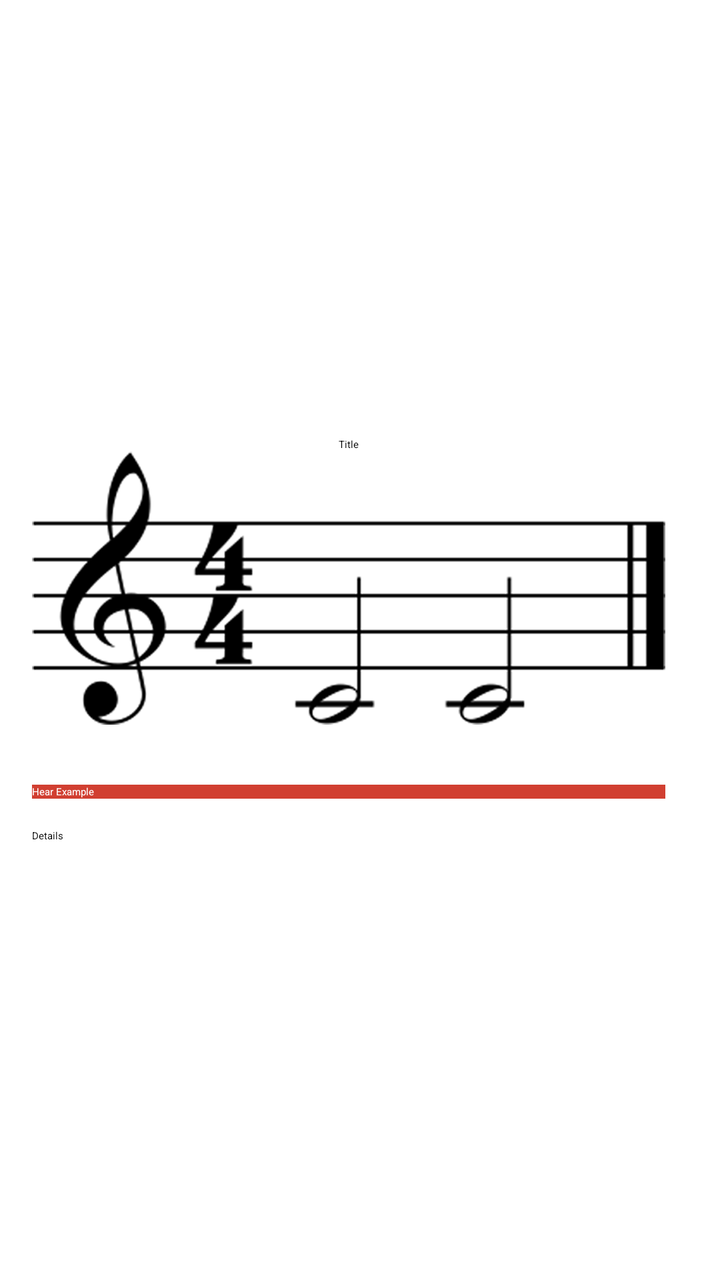
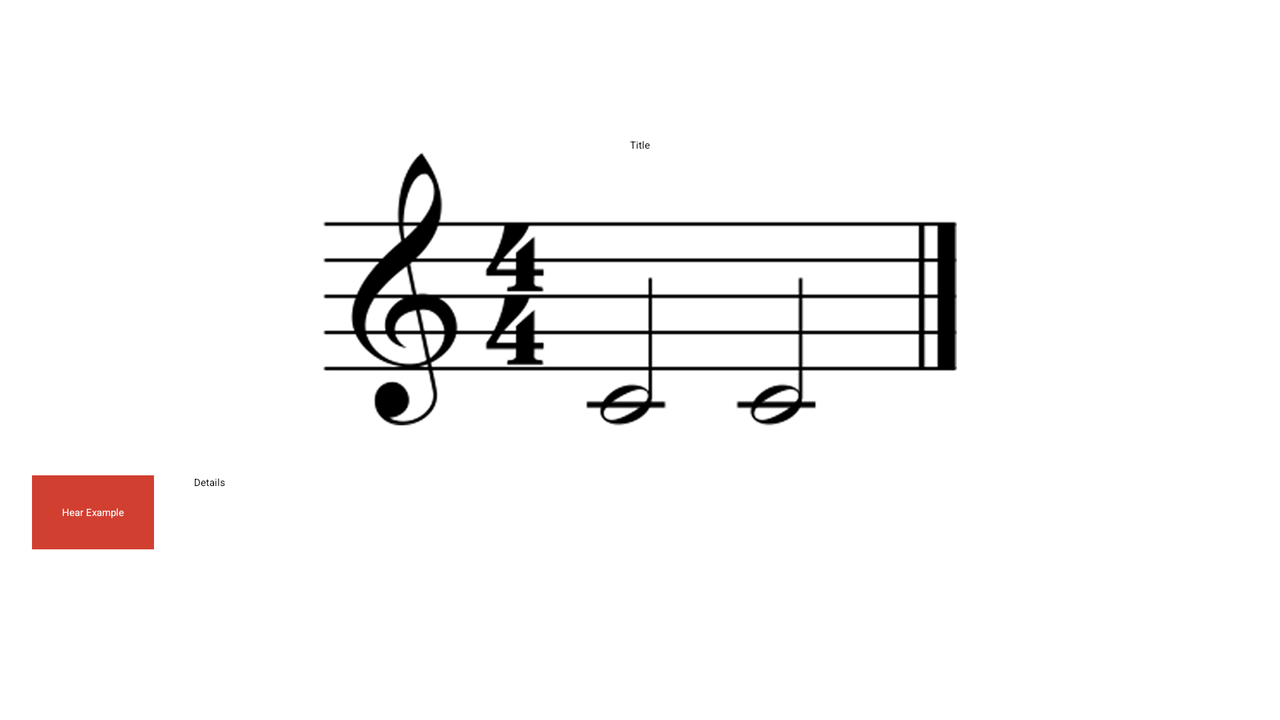

One screen, two layout resources from the same app: the default and the repository's alternative for another configuration. Each is rendered where Android would select it; the XML of both is given below.
<!-- AndroidManifest.xml: application theme AppTheme -->
<!-- res/layout/fragment_flashcard_detail.xml -->
<?xml version="1.0" encoding="utf-8"?>
<FrameLayout xmlns:android="http://schemas.android.com/apk/res/android"
    xmlns:tools="http://schemas.android.com/tools"
    android:layout_width="wrap_content"
    android:layout_height="match_parent"
    android:background="#ffffff"
    tools:context="com.intervaltrainer.FlashcardDetailFragment" >

    <LinearLayout
        android:layout_width="match_parent"
        android:layout_height="wrap_content"
        android:layout_gravity="center_vertical"
        android:layout_marginLeft="16dp"
        android:layout_marginRight="16dp"
        android:orientation="vertical" >

        <TextView
            android:id="@+id/flashcard_title_label"
            style="?android:textAppearanceLarge"
            android:layout_width="wrap_content"
            android:layout_height="wrap_content"
            android:layout_gravity="center_horizontal"
            android:background="#ffffff"
            android:text="@string/flashcard_title_label"
            android:textColor="#000000" />

        <ImageView
            android:id="@+id/flashcard_image"
            android:layout_width="wrap_content"
            android:layout_height="wrap_content"
            android:layout_gravity="center_horizontal"
            android:paddingBottom="30dp"
            android:src="@drawable/ip1_0" />

        <Button
            android:id="@+id/play_button"
            android:layout_width="fill_parent"
            android:layout_height="wrap_content"
            android:layout_marginBottom="15dp"
            android:background="@drawable/button_home_flashcards"
            android:text="@string/fc_play_button"
            android:textAppearance="?android:attr/textAppearanceMedium"
            android:textColor="#ffffff" />

        <TextView
            android:id="@+id/flashcard_detail"
            android:layout_width="wrap_content"
            android:layout_height="wrap_content"
            android:background="#ffffff"
            android:text="@string/flashcard_details_label"
            android:textColor="#000000"
            style="?android:textAppearanceMedium" />
    </LinearLayout>

</FrameLayout>
<!-- resources referenced by this layout -->
<resources>
  <!-- drawable button_home_flashcards (drawable) -->
  <?xml version="1.0" encoding="utf-8"?>
  <selector xmlns:android="http://schemas.android.com/apk/res/android">
  
      <item android:state_pressed="true"><shape>
              <gradient android:angle="270" android:endColor="#0099cc" android:startColor="#0099cc" />
  
              <stroke android:width="3dp" android:color="#33b5e5" />
          </shape></item>
      <item android:state_focused="true"><shape>
              <gradient android:angle="270" android:endColor="#0099cc" android:startColor="#0099cc" />
  
              <stroke android:width="3dp" android:color="#33b5e5" />
          </shape></item>
      <item><shape>
              <gradient android:angle="270" android:endColor="#d13f31" android:startColor="#d13f31" />
          </shape></item>
  
  </selector>
  <!-- drawable ip1_0: png bitmap (drawable-hdpi, 20124 bytes) -->
  <string name="fc_play_button">Hear Example</string>
  <string name="flashcard_details_label">Details</string>
  <string name="flashcard_title_label">Title</string>
  <style name="AppTheme" parent="AppBaseTheme">
          
      </style>
  <style name="AppBaseTheme" parent="AppTheme">
          
      </style>
</resources>
<!-- res/layout-land/fragment_flashcard_detail.xml (the repository's variant of the layout above) -->
<!-- drawn on the phone turned sideways -->
<?xml version="1.0" encoding="utf-8"?>
<ScrollView xmlns:android="http://schemas.android.com/apk/res/android"
    xmlns:tools="http://schemas.android.com/tools"
    android:layout_width="match_parent"
    android:layout_height="match_parent"
    android:layout_marginBottom="16dp"
    android:layout_marginLeft="16dp"
    android:layout_marginRight="16dp"
    android:background="#ffffff"
    tools:context="com.intervaltrainer.FlashcardDetailFragment" >

    <LinearLayout
        android:layout_width="match_parent"
        android:layout_height="wrap_content"
        android:layout_gravity="center_vertical"
        android:orientation="vertical" >

        <TextView
            android:id="@+id/flashcard_title_label"
            style="?android:textAppearanceLarge"
            android:layout_width="wrap_content"
            android:layout_height="wrap_content"
            android:layout_gravity="center_horizontal"
            android:background="#ffffff"
            android:text="@string/flashcard_title_label"
            android:textColor="#000000" />

        <ImageView
            android:id="@+id/flashcard_image"
            android:layout_width="wrap_content"
            android:layout_height="wrap_content"
            android:layout_gravity="center_horizontal"
            android:paddingBottom="25dp"
            android:src="@drawable/ip1_0" />

        <LinearLayout
            android:layout_width="match_parent"
            android:layout_height="wrap_content"
            android:orientation="horizontal" >

            <Button
                android:id="@+id/play_button"
                android:layout_width="wrap_content"
                android:layout_height="wrap_content"
                android:layout_gravity="start"
                android:background="@drawable/button_home_flashcards"
                android:padding="15dp"
                android:text="@string/fc_play_button"
                android:textAppearance="?android:attr/textAppearanceMedium"
                android:textColor="#ffffff" />

            <TextView
                android:id="@+id/flashcard_detail"
                style="?android:textAppearanceMedium"
                android:layout_width="wrap_content"
                android:layout_height="wrap_content"
                android:layout_gravity="center_horizontal"
                android:layout_marginLeft="20dp"
                android:layout_marginStart="20dp"
                android:background="#ffffff"
                android:text="@string/flashcard_details_label"
                android:textColor="#000000" />
        </LinearLayout>
    </LinearLayout>

</ScrollView>
